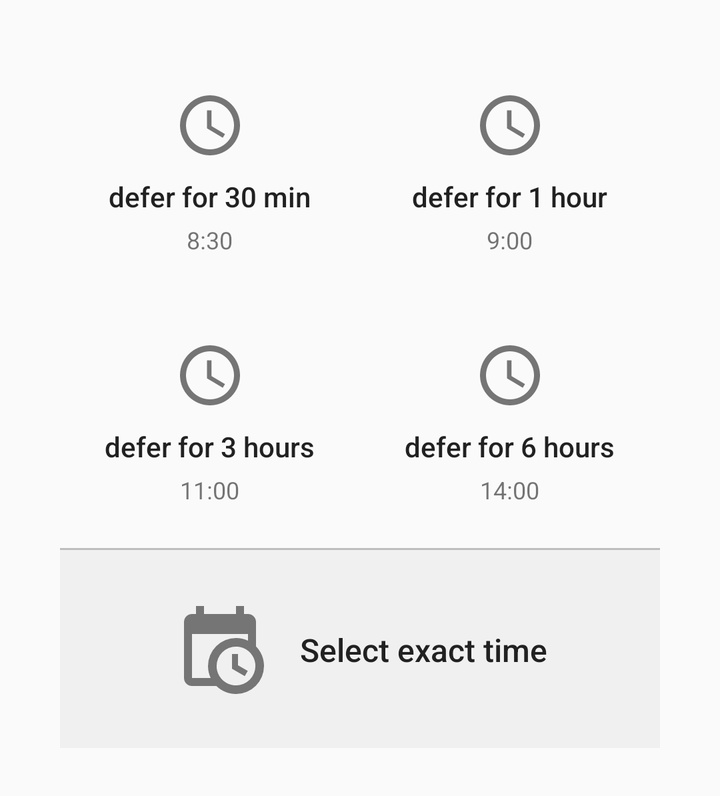
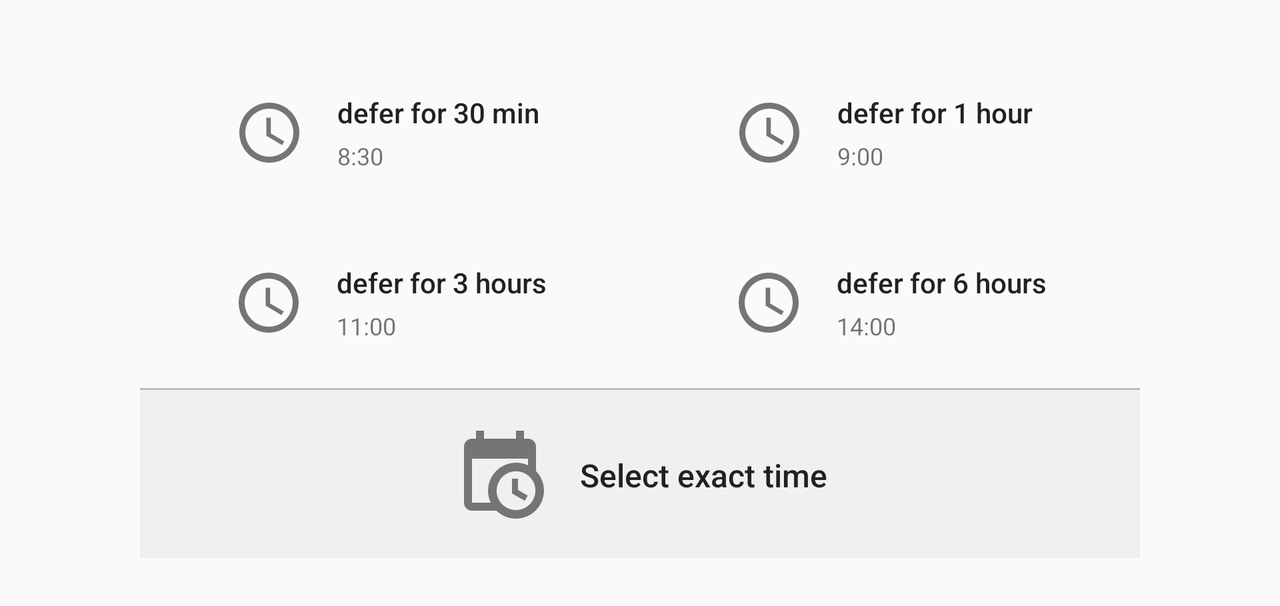

Two renders of one Android screen. The first uses the default layout on a phone; the second uses the alternative layout the repository ships for a different screen configuration, on a matching device. The two XML files are below.
<!-- AndroidManifest.xml: application theme AppTheme -->
<!-- res/layout/fragment_dialog_reschedule_notification.xml -->
<?xml version="1.0" encoding="utf-8"?>
<LinearLayout xmlns:android="http://schemas.android.com/apk/res/android"
    xmlns:tools="http://schemas.android.com/tools"
    android:orientation="vertical"
    android:layout_width="300dp"
    android:layout_height="350dp"
    android:layout_marginLeft="40dp"
    android:layout_marginRight="40dp"
    android:layout_marginTop="24dp"
    android:layout_marginBottom="24dp"
    android:layout_gravity="center">

    <LinearLayout
        android:layout_width="match_parent"
        android:layout_height="125dp"
        android:orientation="horizontal">

        <LinearLayout
            android:id="@+id/notification_defer_for_30_min"
            android:layout_width="0dp"
            android:layout_weight="1"
            android:layout_height="match_parent"
            android:orientation="vertical"
            android:gravity="center"
            android:clickable="true"
            android:background="?attr/selectableItemBackground">

            <ImageView
                android:src="@drawable/ic_time_gray_48dp"
                android:layout_width="36dp"
                android:layout_height="36dp"
                android:layout_marginBottom="8dp"/>

            <TextView
                android:layout_width="wrap_content"
                android:layout_height="wrap_content"
                android:layout_marginBottom="4dp"
                android:lines="1"
                android:text="defer for 30 min"
                android:textAppearance="@android:style/TextAppearance.DeviceDefault.Medium"
                android:textColor="@color/primaryTextColor"
                android:textSize="14sp" />

            <TextView
                android:id="@+id/notification_defer_for_30_min_time"
                android:layout_width="wrap_content"
                android:layout_height="wrap_content"
                android:lines="1"
                tools:text="8:30"
                android:textAppearance="@android:style/TextAppearance.DeviceDefault.Small"
                android:textSize="12sp" />

        </LinearLayout>

        <LinearLayout
            android:id="@+id/notification_defer_for_1_hour"
            android:layout_width="0dp"
            android:layout_weight="1"
            android:layout_height="match_parent"
            android:orientation="vertical"
            android:gravity="center"
            android:clickable="true"
            android:background="?attr/selectableItemBackground">

            <ImageView
                android:src="@drawable/ic_time_gray_48dp"
                android:layout_width="36dp"
                android:layout_height="36dp"
                android:layout_marginBottom="8dp"/>

            <TextView
                android:layout_width="wrap_content"
                android:layout_height="wrap_content"
                android:layout_marginBottom="4dp"
                android:lines="1"
                android:text="defer for 1 hour"
                android:textAppearance="@android:style/TextAppearance.DeviceDefault.Medium"
                android:textColor="@color/primaryTextColor"
                android:textSize="14sp" />

            <TextView
                android:id="@+id/notification_defer_for_1_hour_time"
                android:layout_width="wrap_content"
                android:layout_height="wrap_content"
                android:lines="1"
                tools:text="9:00"
                android:textAppearance="@android:style/TextAppearance.DeviceDefault.Small"
                android:textSize="12sp" />

        </LinearLayout>

    </LinearLayout>

    <LinearLayout
        android:layout_width="match_parent"
        android:layout_height="125dp"
        android:orientation="horizontal">

        <LinearLayout
            android:id="@+id/notification_defer_for_3_hours"
            android:layout_width="0dp"
            android:layout_weight="1"
            android:layout_height="match_parent"
            android:orientation="vertical"
            android:gravity="center"
            android:clickable="true"
            android:background="?attr/selectableItemBackground">

            <ImageView
                android:src="@drawable/ic_time_gray_48dp"
                android:layout_width="36dp"
                android:layout_height="36dp"
                android:layout_marginBottom="8dp"/>

            <TextView
                android:layout_width="wrap_content"
                android:layout_height="wrap_content"
                android:layout_marginBottom="4dp"
                android:lines="1"
                android:text="defer for 3 hours"
                android:textAppearance="@android:style/TextAppearance.DeviceDefault.Medium"
                android:textColor="@color/primaryTextColor"
                android:textSize="14sp" />

            <TextView
                android:id="@+id/notification_defer_for_3_hours_time"
                android:layout_width="wrap_content"
                android:layout_height="wrap_content"
                android:lines="1"
                tools:text="11:00"
                android:textAppearance="@android:style/TextAppearance.DeviceDefault.Small"
                android:textSize="12sp" />

        </LinearLayout>

        <LinearLayout
            android:id="@+id/notification_defer_for_6_hours"
            android:layout_width="0dp"
            android:layout_weight="1"
            android:layout_height="match_parent"
            android:orientation="vertical"
            android:gravity="center"
            android:clickable="true"
            android:background="?attr/selectableItemBackground">

            <ImageView
                android:src="@drawable/ic_time_gray_48dp"
                android:layout_width="36dp"
                android:layout_height="36dp"
                android:layout_marginBottom="8dp"/>

            <TextView
                android:layout_width="wrap_content"
                android:layout_height="wrap_content"
                android:layout_marginBottom="4dp"
                android:lines="1"
                android:text="defer for 6 hours"
                android:textAppearance="@android:style/TextAppearance.DeviceDefault.Medium"
                android:textColor="@color/primaryTextColor"
                android:textSize="14sp" />

            <TextView
                android:id="@+id/notification_defer_for_6_hours_time"
                android:layout_width="wrap_content"
                android:layout_height="wrap_content"
                android:lines="1"
                tools:text="14:00"
                android:textAppearance="@android:style/TextAppearance.DeviceDefault.Small"
                android:textSize="12sp" />

        </LinearLayout>

    </LinearLayout>
    <View
        android:layout_width="match_parent"
        android:layout_height="1dp"
        android:background="@color/dividerColor"/>

    <FrameLayout
        android:layout_width="match_parent"
        android:layout_height="100dp"
        android:background="@color/backgroundColor">

        <LinearLayout
            android:id="@+id/notification_select_exact_time"
            android:layout_width="match_parent"
            android:layout_height="match_parent"
            android:background="?attr/selectableItemBackground"
            android:clickable="true"
            android:gravity="center"
            android:orientation="horizontal">

            <ImageView
                android:layout_width="48dp"
                android:layout_height="48dp"
                android:layout_margin="16dp"
                android:src="@drawable/calendar_clock" />

            <TextView
                android:layout_width="wrap_content"
                android:layout_height="wrap_content"
                android:layout_marginRight="16dp"
                android:text="Select exact time"
                android:textAppearance="@android:style/TextAppearance.DeviceDefault.Medium"
                android:textColor="@color/primaryTextColor"
                android:textSize="16sp" />

        </LinearLayout>

    </FrameLayout>

</LinearLayout>
<!-- resources referenced by this layout -->
<resources>
  <color name="backgroundColor">#fff0f0f0</color>
  <color name="dividerColor">#BDBDBD</color>
  <color name="primaryTextColor">#212121</color>
  <!-- drawable calendar_clock (drawable) -->
  <vector xmlns:android="http://schemas.android.com/apk/res/android"
      android:height="24dp"
      android:width="24dp"
      android:viewportWidth="24"
      android:viewportHeight="24">
      <path android:fillColor="#757575" android:pathData="M15,13H16.5V15.82L18.94,17.23L18.19,18.53L15,16.69V13M19,8H5V19H9.67C9.24,18.09 9,17.07 9,16A7,7 0 0,1 16,9C17.07,9 18.09,9.24 19,9.67V8M5,21C3.89,21 3,20.1 3,19V5C3,3.89 3.89,3 5,3H6V1H8V3H16V1H18V3H19A2,2 0 0,1 21,5V11.1C22.24,12.36 23,14.09 23,16A7,7 0 0,1 16,23C14.09,23 12.36,22.24 11.1,21H5M16,11.15A4.85,4.85 0 0,0 11.15,16C11.15,18.68 13.32,20.85 16,20.85A4.85,4.85 0 0,0 20.85,16C20.85,13.32 18.68,11.15 16,11.15Z" />
  </vector>
  <!-- drawable ic_time_gray_48dp (drawable) -->
  <vector android:height="48dp" android:viewportHeight="24.0"
      android:viewportWidth="24.0" android:width="48dp" xmlns:android="http://schemas.android.com/apk/res/android">
      <path android:fillColor="#757575" android:pathData="M11.99,2C6.47,2 2,6.48 2,12s4.47,10 9.99,10C17.52,22 22,17.52 22,12S17.52,2 11.99,2zM12,20c-4.42,0 -8,-3.58 -8,-8s3.58,-8 8,-8 8,3.58 8,8 -3.58,8 -8,8zM12.5,7H11v6l5.25,3.15 0.75,-1.23 -4.5,-2.67z"/>
  </vector>
  <!-- from res/values-v21/ -->
  <style name="AppTheme" parent="Theme.AppCompat.Light.DarkActionBar">
          
          <item name="colorPrimary">@color/colorPrimary</item>
          <item name="colorPrimaryDark">@color/colorPrimaryDark</item>
          <item name="colorAccent">@color/colorAccent</item>
          <item name="preferenceTheme">@style/PreferenceThemeOverlay</item>
          
          
      </style>
  <color name="colorPrimary">#795548</color>
  <color name="colorPrimaryDark">#5d4037</color>
  <color name="colorAccent">#ff9800</color>
</resources>
<!-- res/layout-land/fragment_dialog_reschedule_notification.xml (the repository's variant of the layout above) -->
<!-- drawn on the phone turned sideways -->
<?xml version="1.0" encoding="utf-8"?>
<LinearLayout xmlns:android="http://schemas.android.com/apk/res/android"
    xmlns:tools="http://schemas.android.com/tools"
    android:orientation="vertical"
    android:layout_width="500dp"
    android:layout_height="255dp"
    android:layout_marginLeft="40dp"
    android:layout_marginRight="40dp"
    android:layout_marginTop="24dp"
    android:layout_marginBottom="24dp"
    android:layout_gravity="center">

    <LinearLayout
        android:layout_width="match_parent"
        android:layout_height="85dp"
        android:orientation="horizontal">

        <LinearLayout
            android:id="@+id/notification_defer_for_30_min"
            android:layout_width="0dp"
            android:layout_weight="1"
            android:layout_height="match_parent"
            android:orientation="horizontal"
            android:gravity="center"
            android:clickable="true"
            android:background="?attr/selectableItemBackground">

            <ImageView
                android:src="@drawable/ic_time_gray_48dp"
                android:layout_width="36dp"
                android:layout_height="36dp"
                android:layout_margin="16dp"/>

            <LinearLayout
                android:layout_width="wrap_content"
                android:layout_height="wrap_content"
                android:orientation="vertical"
                android:layout_marginRight="16dp">

                <TextView
                    android:layout_width="wrap_content"
                    android:layout_height="wrap_content"
                    android:layout_marginBottom="4dp"
                    android:lines="1"
                    android:text="defer for 30 min "
                    android:textAppearance="@android:style/TextAppearance.DeviceDefault.Medium"
                    android:textColor="@color/primaryTextColor"
                    android:textSize="14sp" />

                <TextView
                    android:id="@+id/notification_defer_for_30_min_time"
                    android:layout_width="wrap_content"
                    android:layout_height="wrap_content"
                    android:lines="1"
                    tools:text="8:30"
                    android:textAppearance="@android:style/TextAppearance.DeviceDefault.Small"
                    android:textSize="12sp" />

            </LinearLayout>

        </LinearLayout>

        <LinearLayout
            android:id="@+id/notification_defer_for_1_hour"
            android:layout_width="0dp"
            android:layout_weight="1"
            android:layout_height="match_parent"
            android:orientation="horizontal"
            android:gravity="center"
            android:clickable="true"
            android:background="?attr/selectableItemBackground">

            <ImageView
                android:src="@drawable/ic_time_gray_48dp"
                android:layout_width="36dp"
                android:layout_height="36dp"
                android:layout_margin="16dp"/>

            <LinearLayout
                android:layout_width="wrap_content"
                android:layout_height="wrap_content"
                android:orientation="vertical"
                android:layout_marginRight="16dp">

                <TextView
                    android:layout_width="wrap_content"
                    android:layout_height="wrap_content"
                    android:layout_marginBottom="4dp"
                    android:lines="1"
                    android:text="defer for 1 hour  "
                    android:textAppearance="@android:style/TextAppearance.DeviceDefault.Medium"
                    android:textColor="@color/primaryTextColor"
                    android:textSize="14sp" />

                <TextView
                    android:id="@+id/notification_defer_for_1_hour_time"
                    android:layout_width="wrap_content"
                    android:layout_height="wrap_content"
                    android:lines="1"
                    tools:text="9:00"
                    android:textAppearance="@android:style/TextAppearance.DeviceDefault.Small"
                    android:textSize="12sp" />

            </LinearLayout>

        </LinearLayout>

    </LinearLayout>

    <LinearLayout
        android:layout_width="match_parent"
        android:layout_height="85dp"
        android:orientation="horizontal">

        <LinearLayout
            android:id="@+id/notification_defer_for_3_hours"
            android:layout_width="0dp"
            android:layout_weight="1"
            android:layout_height="match_parent"
            android:orientation="horizontal"
            android:gravity="center"
            android:clickable="true"
            android:background="?attr/selectableItemBackground">

            <ImageView
                android:src="@drawable/ic_time_gray_48dp"
                android:layout_width="36dp"
                android:layout_height="36dp"
                android:layout_margin="16dp"/>

            <LinearLayout
                android:layout_width="wrap_content"
                android:layout_height="wrap_content"
                android:orientation="vertical"
                android:layout_marginRight="16dp">

                <TextView
                    android:layout_width="wrap_content"
                    android:layout_height="wrap_content"
                    android:layout_marginBottom="4dp"
                    android:lines="1"
                    android:text="defer for 3 hours"
                    android:textAppearance="@android:style/TextAppearance.DeviceDefault.Medium"
                    android:textColor="@color/primaryTextColor"
                    android:textSize="14sp" />

                <TextView
                    android:id="@+id/notification_defer_for_3_hours_time"
                    android:layout_width="wrap_content"
                    android:layout_height="wrap_content"
                    android:lines="1"
                    tools:text="11:00"
                    android:textAppearance="@android:style/TextAppearance.DeviceDefault.Small"
                    android:textSize="12sp" />

            </LinearLayout>

        </LinearLayout>

        <LinearLayout
            android:id="@+id/notification_defer_for_6_hours"
            android:layout_width="0dp"
            android:layout_weight="1"
            android:layout_height="match_parent"
            android:orientation="horizontal"
            android:gravity="center"
            android:clickable="true"
            android:background="?attr/selectableItemBackground">

            <ImageView
                android:src="@drawable/ic_time_gray_48dp"
                android:layout_width="36dp"
                android:layout_height="36dp"
                android:layout_margin="16dp"/>

            <LinearLayout
                android:layout_width="wrap_content"
                android:layout_height="wrap_content"
                android:orientation="vertical"
                android:layout_marginRight="16dp">

                <TextView
                    android:layout_width="wrap_content"
                    android:layout_height="wrap_content"
                    android:layout_marginBottom="4dp"
                    android:lines="1"
                    android:text="defer for 6 hours"
                    android:textAppearance="@android:style/TextAppearance.DeviceDefault.Medium"
                    android:textColor="@color/primaryTextColor"
                    android:textSize="14sp" />

                <TextView
                    android:id="@+id/notification_defer_for_6_hours_time"
                    android:layout_width="wrap_content"
                    android:layout_height="wrap_content"
                    android:lines="1"
                    tools:text="14:00"
                    android:textAppearance="@android:style/TextAppearance.DeviceDefault.Small"
                    android:textSize="12sp" />

            </LinearLayout>

        </LinearLayout>

    </LinearLayout>
    <View
        android:layout_width="match_parent"
        android:layout_height="1dp"
        android:background="@color/dividerColor"/>

    <FrameLayout
        android:layout_width="match_parent"
        android:layout_height="85dp"
        android:background="@color/backgroundColor">

        <LinearLayout
            android:id="@+id/notification_select_exact_time"
            android:layout_width="match_parent"
            android:layout_height="match_parent"
            android:background="?attr/selectableItemBackground"
            android:clickable="true"
            android:gravity="center"
            android:orientation="horizontal">

            <ImageView
                android:layout_width="48dp"
                android:layout_height="48dp"
                android:layout_margin="16dp"
                android:src="@drawable/calendar_clock" />

            <TextView
                android:layout_width="wrap_content"
                android:layout_height="wrap_content"
                android:layout_marginRight="16dp"
                android:text="Select exact time"
                android:textAppearance="@android:style/TextAppearance.DeviceDefault.Medium"
                android:textColor="@color/primaryTextColor"
                android:textSize="16sp" />

        </LinearLayout>

    </FrameLayout>

</LinearLayout>
